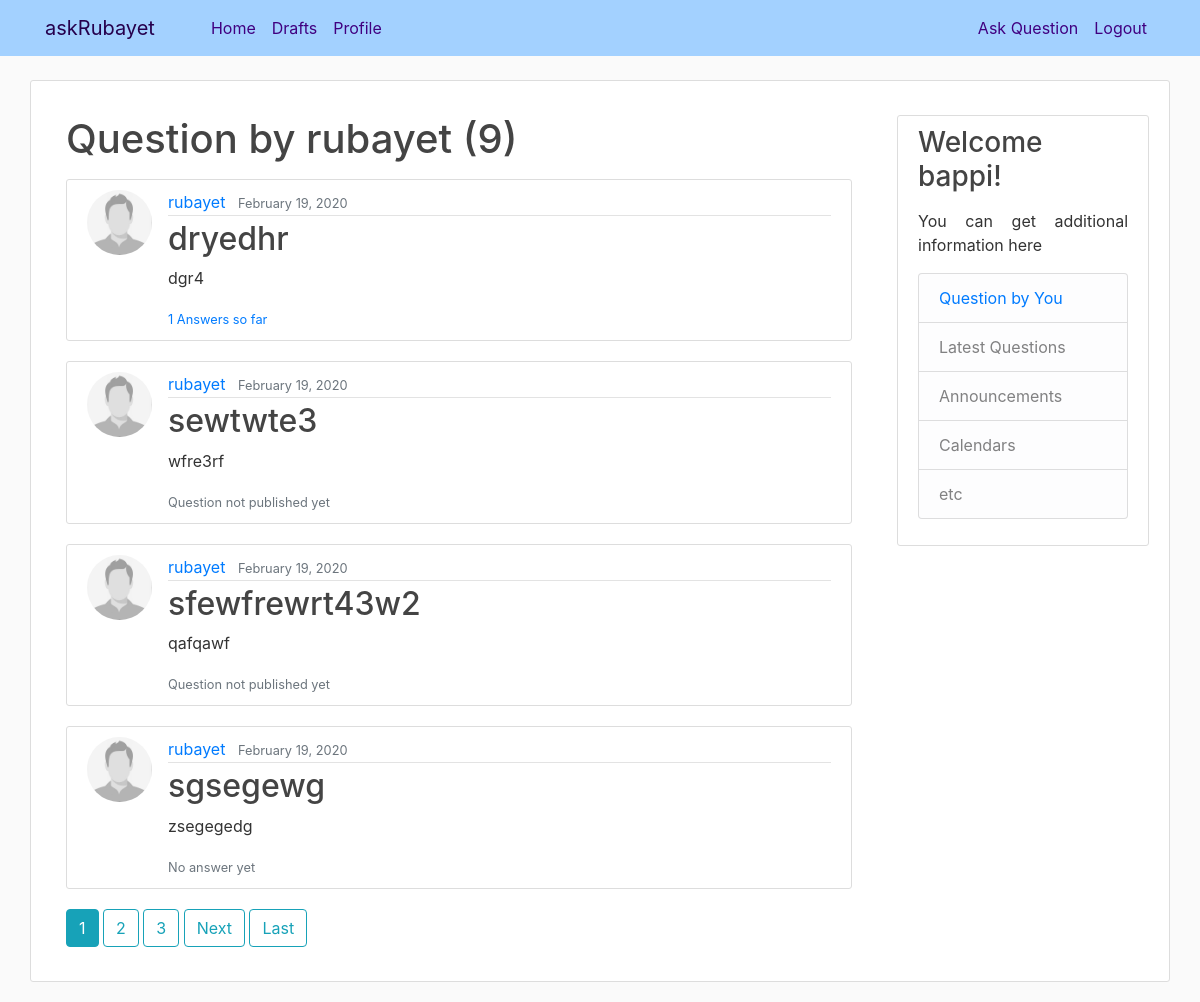
/user/rubayet (signed in), run on the app's committed database.
### ask/models.py (models this page shows, shortened)
class Question(models.Model):
    author                  = models.ForeignKey(settings.AUTH_USER_MODEL, on_delete=models.CASCADE)
    title                   = models.CharField(max_length=300)
    optional_description    = models.TextField(blank=True, null=True)
    created_date            = models.DateTimeField(default=timezone.now)
    published_date          = models.DateTimeField(blank=True, null=True)
    def approved_answer(self):
        return self.answer.filter(approved_answer=True)

### users/models.py (models this page shows, shortened)
class Profile(models.Model):
    user = models.OneToOneField(User, on_delete=models.CASCADE)
    image = models.ImageField(default='default.jpg', upload_to='profile_pics')
    first_name = models.CharField(max_length=30, default='', blank=True, null=True)
    last_name = models.CharField(max_length=30, default='', blank=True, null=True)
    phone = models.CharField(max_length=17, default='', blank=True, null=True)

### ask/views.py (the view)
# urls.py: path('user/<str:username>', views.UserQuestionListView.as_view(), name='user_question_list'),
class UserQuestionListView(LoginRequiredMixin, ListView):
    model = Question
    template_name = 'ask/user_question_list.html'
    context_object_name = 'questions'
    paginate_by = 4
    def get_queryset(self):
        user = get_object_or_404(User, username=self.kwargs.get('username'))
        return Question.objects.filter(author=user).order_by('-created_date')

### ask/templates/ask/user_question_list.html (shortened to what this page needs)
{% extends "ask/base.html" %}
{% block content %}
<div class="container">
  <h1 class="mb-3">Question by {{ view.kwargs.username }} ({{ page_obj.paginator.count }})</h1>
    {% for question in questions %}
        <article class="media content-section">
          <img class="rounded-circle article-img" src="{{ question.author.profile.image.url }}">
          <div class="media-body">
            <div class="article-metadata">
              <a class="mr-2" href="{% url 'user_question_list' question.author.username %}">{{ question.author }}</a>
              <small class="text-muted">{{ question.created_date|date:"F d, Y" }}</small>
            </div>
            <h2><a class="article-title" href="{% url 'question_detail' question.id %}">{{ question.title }}</a></h2>
            <p class="article-content">{{ question.optional_description }}</p>
              {% if question.published_date %}
                {% if question.approved_answer %}
                  <small class="display-5"><a href="{% url 'question_detail' pk=question.pk %}">
                  {{ question.approved_answer.count }} Answers so far</a></small>
                {% else %}
                  <small class="text-muted">No answer yet</small>
                {% endif %}
              {% else %}
              <small class="text-muted">Question not published yet</small>
              {% endif %}
          </div>
        </article>
    {% empty %}
    <div class="container">
      <p>You have not asked any Question yet.</p>
      <p>  <a href="{% url 'question_new' %}">Ask a Question now</a>
        to see here.</p>
        </div>
    {% endfor %}
    {% if is_paginated %}
      {% for num in page_obj.paginator.page_range %}
        {% if page_obj.number == num %}
          <a class="btn btn-info mb-4" href="?page={{ num }}">{{ num }}</a>
        {% elif num > page_obj.number|add:'-3' and num < page_obj.number|add:'3' %}
          <a class="btn btn-outline-info mb-4" href="?page={{ num }}">{{ num }}</a>
        {% endif %}
      {% endfor %}
      {% if page_obj.has_next %}
        <a class="btn btn-outline-info mb-4" href="?page={{ page_obj.next_page_number }}">Next</a>
        <a class="btn btn-outline-info mb-4" href="?page={{ page_obj.paginator.num_pages }}">Last</a>
      {% endif %}
    {% endif %}
</div>
{% endblock content %}

### ask/templates/ask/base.html (shortened to what this page needs)
{% load static %}
<!DOCTYPE html>
<html lang="en" dir="ltr">
  <head>
    <link rel="stylesheet" href="https://maxcdn.bootstrapcdn.com/bootstrap/4.0.0/css/bootstrap.min.css">
    <link rel="stylesheet" type="text/css" href="{% static 'ask/main.css' %}">
  </head>
  <body>
    <header class="site-header">
      <nav class="navbar navbar-expand-md bg-steel fixed-top ">
        <div class="container">
          <a class="navbar-brand mr-5" style="color: #26004d;" href="{% url 'question_list' %}">askRubayet</a>
          <div class="collapse navbar-collapse" id="navbarToggle">
            <div class="navbar-nav mr-auto">
              <a class="nav-item nav-link" href="{% url 'question_list' %}">Home</a>
              {% if user.is_authenticated %}
              <a class="nav-item nav-link" href="{% url 'question_draft_list' %}"><span class="glyphicon glyphicon-edit">Drafts</span></a>
              <a class="nav-item nav-link" href="{% url 'profile' %}">Profile</a>
              {% else %}
              <a class="nav-item nav-link" href="{% url 'ask-about' %}">About</a>
              {% endif %}
            </div>
            <div class="navbar-nav">
              {% if user.is_authenticated %}
              <a class="nav-item nav-link" href="{% url 'question_new' %}" ><span class="glyphicon glyphicon-plus">Ask Question</span></a>
              <a class="nav-item nav-link" href="{% url 'logout' %}">Logout</a>
              {% else %}
              <a class="nav-item nav-link" href="{% url 'login' %}">Login</a>
              <a class="nav-item nav-link" href="{% url 'register' %}">Register</a>
              {% endif %}
            </div>
          </div>
        </div>
      </nav>
    </header>
    <main role="main" class="container mt-4 content-section">
      <div class="row mt-4">
        <div class="col-md-9">
          {% block content %}{% endblock %}
        </div>
        <div class="col-md-3">
          <div class="content-section">
              {% if user.is_authenticated %}
              <h3>Welcome {{ user.username }}!</h3>
              {% else %}
              <h3>Know more</h3>
              {% endif %}
              <p class='text-muted' style="text-align: left;">
              {% if user.is_authenticated %}
                <p>You can get additional information here</p>
              {% else %}
                To ask a question please register and login
              {% endif %}
              <ul class="list-group">
                {% if user.is_authenticated %}
                <li class="list-group-item list-group-item-light">
                  <a href="{% url 'user_question_list' user.username %}">Question by You</a>
                </li>
                {% endif %}
                <li class="list-group-item list-group-item-light">Latest Questions</li>
                <li class="list-group-item list-group-item-light">Announcements</li>
                <li class="list-group-item list-group-item-light">Calendars</li>
                <li class="list-group-item list-group-item-light">etc</li>
              </ul>
            </p>
          </div>
        </div>
      </div>
    </main>
  </body>
</html>

### ask/static/ask/main.css (style rules this page uses)
body { background: #fafafa; color: #333333; margin-top: 5rem; }
div { text-align: justify; }
h1, h2, h3, h4, h5, h6 { color: #444444; }
ul { margin: 0; }
.bg-steel { background-color: rgba(153, 204, 255, .9); color: #5c5c8a; }
.site-header .navbar-nav .nav-link { color: #400080; }
.content-section { background: #ffffff; padding: 10px 20px; border: 1px solid #dddddd; border-radius: 3px; margin-bottom: 20px; }
.article-title { color: #444444; }
.article-content { white-space: pre-line; }
.article-img { height: 65px; width: 65px; margin-right: 16px; }
.article-metadata { padding-bottom: 1px; margin-bottom: 4px; border-bottom: 1px solid #e3e3e3 }

### data on the page
Question: author.profile.image (placeholder picture), author "rubayet", created_date "February 19, 2020", title "dryedhr", optional_description "dgr4", approved_answer.count "1"
Question: author.profile.image (placeholder picture), author "rubayet", created_date "February 19, 2020", title "sewtwte3", optional_description "wfre3rf", shows "Question not published yet"
Question: author.profile.image (placeholder picture), author "rubayet", created_date "February 19, 2020", title "sfewfrewrt43w2", optional_description "qafqawf", shows "Question not published yet"
Question: author.profile.image (placeholder picture), author "rubayet", created_date "February 19, 2020", title "sgsegewg", optional_description "zsegegedg", shows "No answer yet"

### other printed values
{{ view.kwargs.username }} "rubayet"
{{ page_obj.paginator.count }} "9"
{{ num }} "1"
{{ num }} "2" "3"
{{ user.username }} "bappi"
